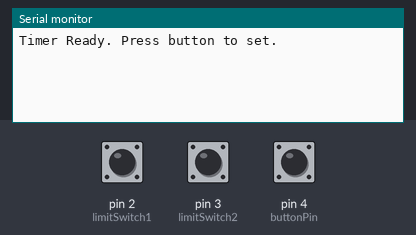
Bench run of a sketch on a simulated Arduino Uno, built with avr-gcc and run on an emulated ATmega328P. On the bench: the last lines printed to the serial monitor. The inputs (shaded band) are chosen by the test bench; at power-on: pin 4 (buttonPin) HIGH, pin 2 (limitSwitch1) HIGH, pin 3 (limitSwitch2) HIGH.

Above: at 1.2 s.
1.3 s: pin 4 (buttonPin) pulled LOW for 0.15 s
At 2.5 s:
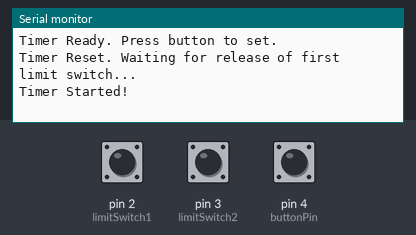
3.3 s: pin 2 (limitSwitch1) pulled LOW for 0.15 s
At 3.9 s:
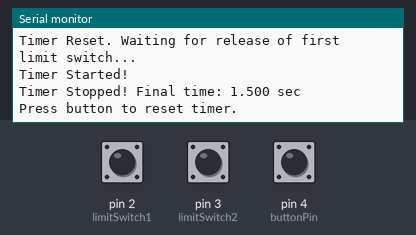

Measured:
- after the input at 1.3 s, the serial monitor: prints a new line at once (image 1)
- after the input at 3.3 s, the serial monitor: prints a new line at once (image 2)

The sketch:

Recoater_Timer.ino
```cpp
// Pin assignments
const int limitSwitch1 = 2; // First limit switch
const int limitSwitch2 = 3; // Second limit switch
const int buttonPin = 4;    // Push button

// Variables
unsigned long startTime = 0;
unsigned long stopTime = 0;
bool timerRunning = false;
bool reset = false;

void setup() {
  pinMode(limitSwitch1, INPUT_PULLUP); // Use pull-up for normally open switches
  pinMode(limitSwitch2, INPUT_PULLUP);
  pinMode(buttonPin, INPUT_PULLUP);

  Serial.begin(9600);
  Serial.println("Timer Ready. Press button to set.");
}

void loop() {
  // Wait for button press to reset the timer
  if (digitalRead(buttonPin) == LOW) {
    resetTimer();
  }

  // Check for limit switch release to start timer
  if (!timerRunning && digitalRead(limitSwitch1) == HIGH && digitalRead(limitSwitch2) == HIGH && reset == true) {
    startTimer();
  }

  // Check for limit switch press to stop timer
  if (timerRunning) {
    if (digitalRead(limitSwitch1) == LOW || digitalRead(limitSwitch2) == LOW && reset == true) {
      reset = false;
      stopTimer();
    } else {
      updateTimer();
    }
  }
}

void resetTimer() {
  reset = true;
  startTime = 0;
  stopTime = 0;
  timerRunning = false;
  Serial.println("Timer Reset. Waiting for release of first limit switch...");
  delay(500); // Debounce delay
}

void startTimer() {
  startTime = millis();
  timerRunning = true;
  Serial.println("Timer Started!");
}

void stopTimer() {
  stopTime = millis();
  timerRunning = false;
  unsigned long elapsed = stopTime - startTime;

  Serial.print("Timer Stopped! Final time: ");
  Serial.print(elapsed / 1000.0, 3); // Display in seconds with milliseconds
  Serial.println(" sec");
  Serial.println("Press button to reset timer.");
}

void updateTimer() {
  unsigned long currentTime = millis();
  unsigned long elapsed = currentTime - startTime;

  // Serial.print("Elapsed time: ");
  // Serial.print(elapsed / 1000.0, 3); // Display in seconds with milliseconds
  // Serial.println(" sec");
  delay(1); // Reduce Serial output spam
}
```
